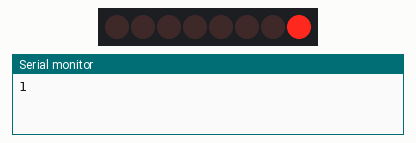
This sketch was run on a simulated Arduino Uno, built with avr-gcc and run on an emulated ATmega328P. Shown: 8 shift-register outputs drawn as a row of LEDs (first output left, lit = HIGH), the last lines printed to the serial monitor. Wiring (inferred from the names in the program): shift register (74HC595): data pin 12; shift clock pin 9; latch pin 11. Wiring (inferred from the signals the program sends): row of LEDs: on Q0, Q1, Q2, Q3, Q4, Q5, Q6, Q7.

Above: at 0.05 s.
At 4.96 s:
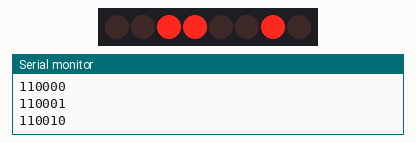
At 9.99 s:
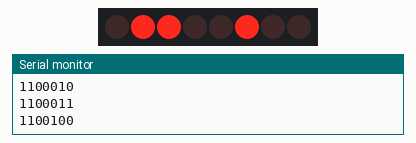
At 19.94 s:
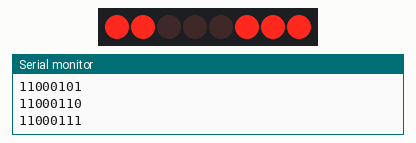
At 29.98 s:
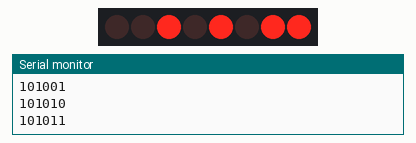
At 39.94 s:
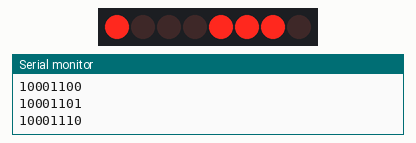
Timing chart, 0 to 40.0 s (numbered marks = the images above):
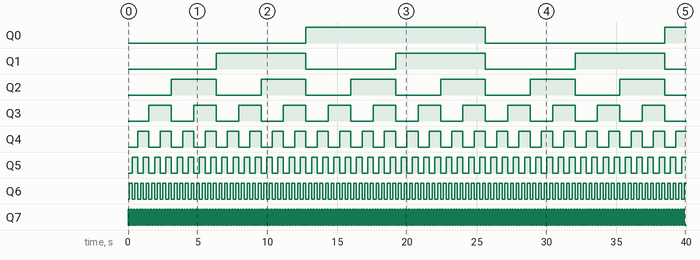

Measured:
- by itself, Q0: LOW → HIGH at 12.8 s, → LOW 12.9 s later, → HIGH 12.9 s later
- by itself, Q1: alternates HIGH for 6.4 s and LOW for 6.4 s
- by itself, Q2: alternates HIGH for 3.2 s and LOW for 3.2 s
- by itself, Q3: alternates HIGH for 1.6 s and LOW for 1.6 s
- by itself, Q4: alternates HIGH for 0.80 s and LOW for 0.80 s
- by itself, Q5: alternates HIGH for 0.40 s and LOW for 0.40 s
- by itself, Q6: alternates HIGH for 0.20 s and LOW for 0.20 s
- by itself, Q7: alternates HIGH for 0.10 s and LOW for 0.10 s

The sketch:

seriparashft.ino
```cpp
int lpin=11;
int cpin=9;
int dpin=12;

byte led=0x01;
byte lasled2=128;

int dt=100;

void setup() {
  Serial.begin(9600);
  pinMode(lpin,OUTPUT);
  pinMode(dpin,OUTPUT);
  pinMode(cpin,OUTPUT);
}

void loop() {
  digitalWrite(lpin,LOW);

  shiftOut(dpin,cpin,LSBFIRST,led);
  Serial.println(led,BIN);
  led=(led)+1;

  digitalWrite(lpin,HIGH);

  delay(dt);

}
```
